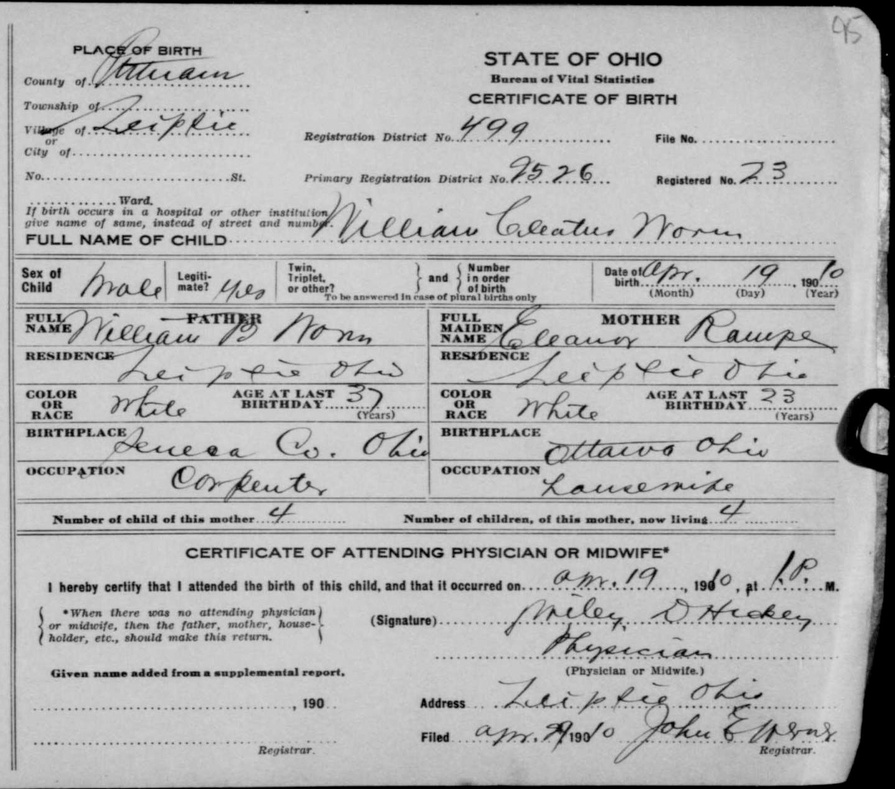
#> input picture data/DiverseDocuments-Refined/Birth1.jpg, 895 x 789 px, shrunk from 1443 x 1272 before the run
$ python -i image_warper.py   (imports and definitions only)
#> lines starting #> are read from the running program, lines starting #| are printed output that depends on the picture
#> further down, picture is the input picture: shape (789, 895, 3); min 0, max 225, mean 179
from __future__ import print_function
import cv2
import numpy as np
from scipy.interpolate import griddata

# [107 lines left out: function warp_images, not called in this run]

def warp_image(img, borderValue=(255,255,255), config={}):
    # TODO: Allow for random variation!!
#> called with borderValue = (255, 255, 255)
    random_intervals = config.get("random_intervals", False)
#> random_intervals = False
    warp_variance = config.get("warp_variance", -1.0)
#> warp_variance = -1
    warp_variance_max = config.get("warp_variance_max", warp_variance)
#> warp_variance_max = -1
    if warp_variance_max > warp_variance:
        warp_variance = np.random.random() * (warp_variance_max-warp_variance) + warp_variance
    if warp_variance >= 0:
        w_mesh_variance = warp_variance
        h_mesh_variance = warp_variance
    else:
        w_mesh_variance = config.get("w_mesh_variance", 1.0) #max(0, self.w_mesh_variance + self.w_mesh_variance * (self.variable_warp_variance * (random.random()-0.5)) * w_mesh_interval / self.w_mesh_interval)
#> w_mesh_variance = 1
        h_mesh_variance = config.get("h_mesh_variance", 1.0) #max(0, self.h_mesh_variance + self.h_mesh_variance * (self.variable_warp_variance * (random.random()-0.5)) * h_mesh_interval / self.h_mesh_interval)
#> h_mesh_variance = 1

    mesh_interval = config.get("mesh_interval", -1)
#> mesh_interval = -1
    mesh_interval_max = config.get("mesh_interval_max", mesh_interval)
#> mesh_interval_max = -1
    if mesh_interval_max > mesh_interval:
        mesh_interval = np.random.random() * (mesh_interval_max-mesh_interval) + mesh_interval
    if mesh_interval > 0:
        w_mesh_interval = mesh_interval
        h_mesh_interval = mesh_interval
    else:
        w_mesh_interval = config.get("w_mesh_interval", 10) # max(1,self.w_mesh_interval + (self.variable_warp_spacing * (random.random()-0.5) * self.w_mesh_interval))
#> w_mesh_interval = 10
        h_mesh_interval = config.get("h_mesh_interval", 10) # max(1,self.h_mesh_interval + (self.variable_warp_spacing * (random.random()-0.5) * self.h_mesh_interval))
#> h_mesh_interval = 10

    width_center_variance = config.get('width_center_variance', 0.05)
#> width_center_variance = 0.05
    height_center_variance = config.get('height_center_variance', 0.05)
#> height_center_variance = 0.05

    #print("Warping by amounts ", h_mesh_variance, w_mesh_variance)

    h, w = img.shape[:2]
#> h = 789; w = 895
    ###### Make it so that it is an even interval close to the requested ######
    w_ratio = w / float(w_mesh_interval)
#> w_ratio = 89.5
    h_ratio = h / float(h_mesh_interval)
#> h_ratio = 78.9

    w_ratio = max(1, round(w_ratio))
#> w_ratio = 90
    h_ratio = max(1, round(h_ratio))
#> h_ratio = 79

    w_mesh_interval = w / w_ratio
#> w_mesh_interval = 9.94
    h_mesh_interval = h / h_ratio
#> h_mesh_interval = 9.99
    ###########################################################################

    w_scale_factor = 1.0 #(np.random.random() * 0.25) + 1.0 - 0.25 / 2.0
    w_scale_factor = min(1.0, w_scale_factor)
    c_i = w/2 - np.random.normal(0.25, height_center_variance) * w
#> c_i = 144.8

    h_scale_factor = 1.0
    c_j = h/2 - np.random.normal(0.25, width_center_variance) * h
#> c_j = 181.5

    new_width = int(w_scale_factor * w)
#> new_width = 895
    grid_x, grid_y = np.mgrid[0:h, 0:new_width]

    source = []
    for i in np.arange(0, h+0.0001, h_mesh_interval):
        # print(i)
        for j in np.arange(0, w+0.0001, w_mesh_interval):
            source.append((i,j))

    destination = []
    for i, j in source:

        r_i, r_j = i, j

        r_i = np.random.normal(r_i, h_mesh_variance)
        r_i = h_scale_factor * r_i + c_i - h_scale_factor * c_i

        # Don't use the center because it makes sense that the word starts
        # at the beginning of the line
        r_j = np.random.normal(r_j, w_mesh_variance)
        r_j = w_scale_factor * r_j

        destination.append((r_i, r_j))
#> this loop made 7280 passes
#> (r_i, r_j) on passes 1 to 3: (0.979, 2.24), (1.87, 8.97), (0.95, 19.74)
#> after the loop, destination = 7280 pairs, first value -2.55 to 791.5, second value -2.66 to 897

    grid_z = griddata(destination, source, (grid_x, grid_y), method='linear')
    map_x = np.append([], [ar[:,1] for ar in grid_z]).reshape(h,new_width)
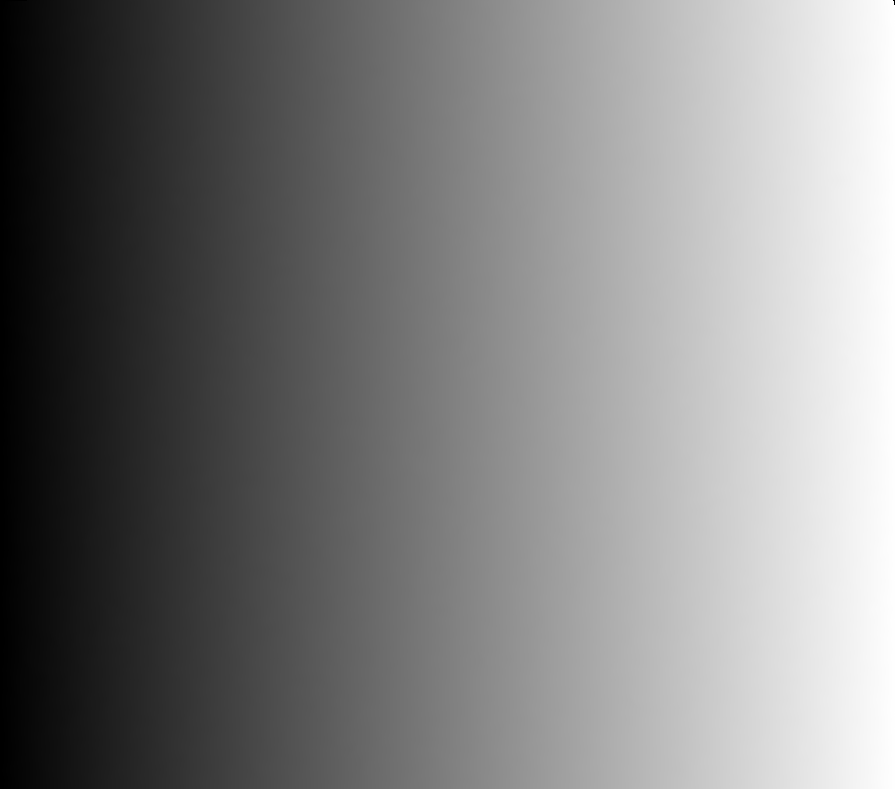
#> map_x: shape (789, 895) float64; 0.01% of the values are NaN or infinite; the others: min 0, max 895, mean 447; drawn with min black, max white, NaN and infinite black
    map_y = np.append([], [ar[:,0] for ar in grid_z]).reshape(h,new_width)
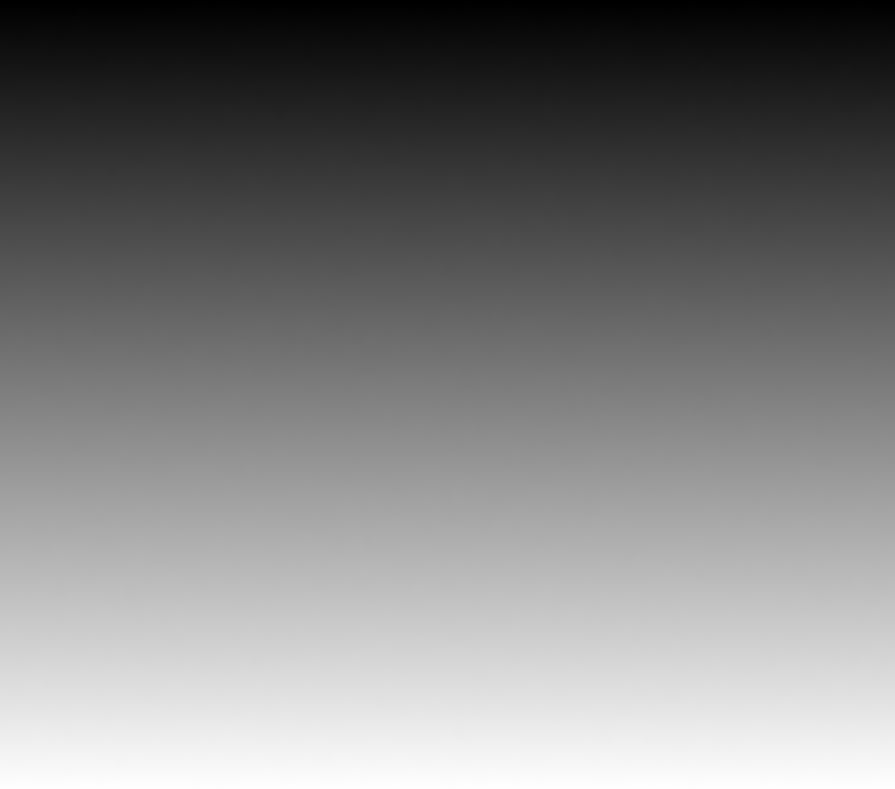
#> map_y: shape (789, 895) float64; 0.01% of the values are NaN or infinite; the others: min 0, max 789, mean 394; drawn with min black, max white, NaN and infinite black
    map_x_32 = map_x.astype('float32')
    map_y_32 = map_y.astype('float32')

    # Smooth the displacement field with a Gaussian kernel
    warp_smoothing_variance = config.get("warp_smoothing_variance", 0.0)
#> warp_smoothing_variance = 0
    if warp_smoothing_variance > 0:
        kernel_dim = int(warp_smoothing_variance * 4.0 + 0.5)
        kernel = create_2d_gaussian(kernel_dim, warp_smoothing_variance)
        map_x_32 = convolve2d(map_x_32, kernel)
        map_y_32 = convolve2d(map_y_32, kernel)

    warped = cv2.remap(img, map_x_32, map_y_32, cv2.INTER_LINEAR, borderValue=borderValue) #(255,255,255))
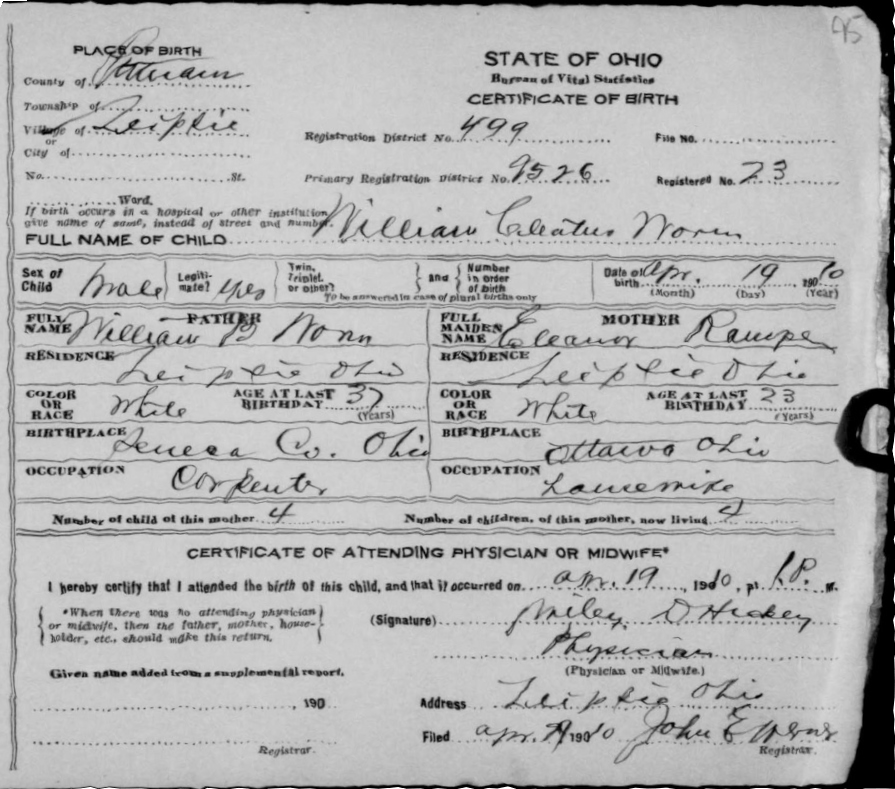
#> warped: shape (789, 895, 3); min 0, max 255, mean 179.2
    width = img.shape[1]
#> width = 895
    height = img.shape[0]
#> height = 789
    pad_w = width-warped.shape[1]
#> pad_w = 0
    pad_h = height-warped.shape[0]
#> pad_h = 0
    pad_t = pad_h/2
#> pad_t = 0
    pad_b = pad_h - pad_t
#> pad_b = 0
    pad_l = pad_w / 2
#> pad_l = 0
    pad_r = pad_w - pad_l
#> pad_r = 0
    if len(img.shape) == 2:
        warped = np.pad(warped, ((pad_t,pad_b), (pad_l, pad_r)), mode='constant', constant_values=1.0)
    else:
#> (the run stopped early here; a loop or call above may not have finished)

$ run again, on data/DiverseDocuments-Refined/Census1.jpg
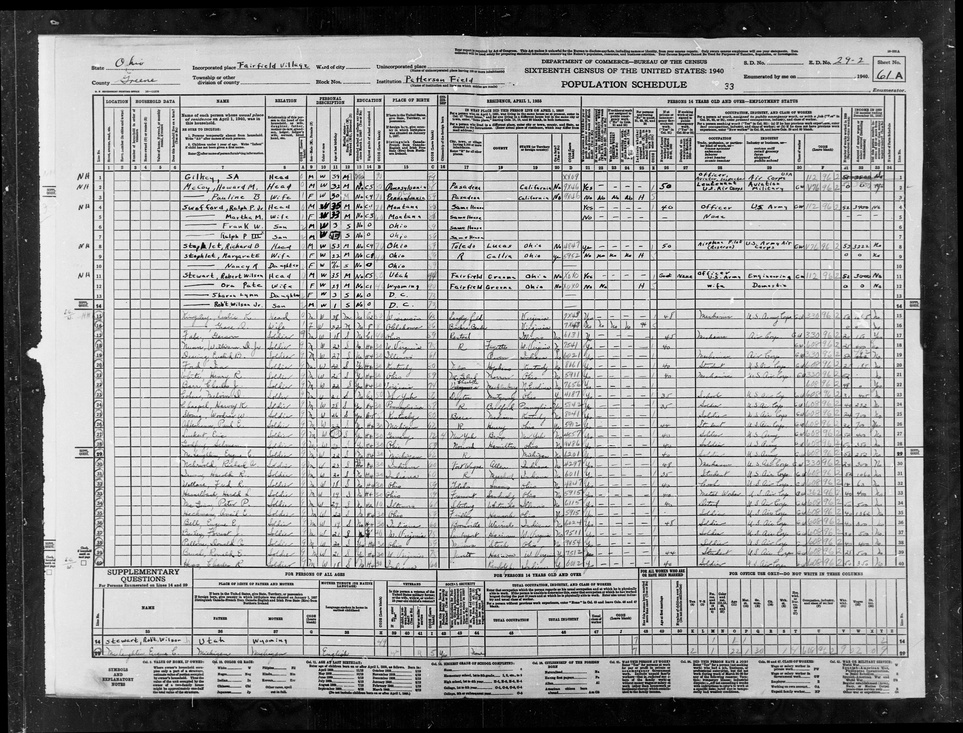
#> input picture data/DiverseDocuments-Refined/Census1.jpg, 963 x 733 px, shrunk from 6274 x 4775 before the run
#> picture is the input picture: shape (733, 963, 3); min 0, max 255, mean 158.7
#> random_intervals = False
#> warp_variance = -1
#> w_mesh_variance = 1
#> mesh_interval = -1
#> in warp_image, `w_mesh_interval = config.get("w_mesh_interval", 10)`: w_mesh_interval = 10
#> width_center_variance = 0.05
#> in warp_image, `w_ratio = w / float(w_mesh_interval)`: w_ratio = 96.3
#> in warp_image, `h_ratio = h / float(h_mesh_interval)`: h_ratio = 73.3
#> in warp_image, `w_ratio = max(1, round(w_ratio))`: w_ratio = 96
#> in warp_image, `h_ratio = max(1, round(h_ratio))`: h_ratio = 73
#> in warp_image, `w_mesh_interval = w / w_ratio`: w_mesh_interval = 10.03
#> in warp_image, `h_mesh_interval = h / h_ratio`: h_mesh_interval = 10.04
#> c_i = 155.8
#> c_j = 168.6
#> the loop in warp_image, `for i, j in source: ` made 7178 passes
#> (r_i, r_j) on passes 1 to 3: (0.979, 2.24), (1.87, 9.05), (0.95, 19.91)
#> after the loop in warp_image, `for i, j in source:`: destination = 7178 pairs, first value -2.55 to 735.8, second value -2.19 to 965
#> warp_smoothing_variance = 0
#> in warp_image, `warped = cv2.remap(img, map_x_32, map_y_32, cv2.INTER_LINEAR, borderVa..`:
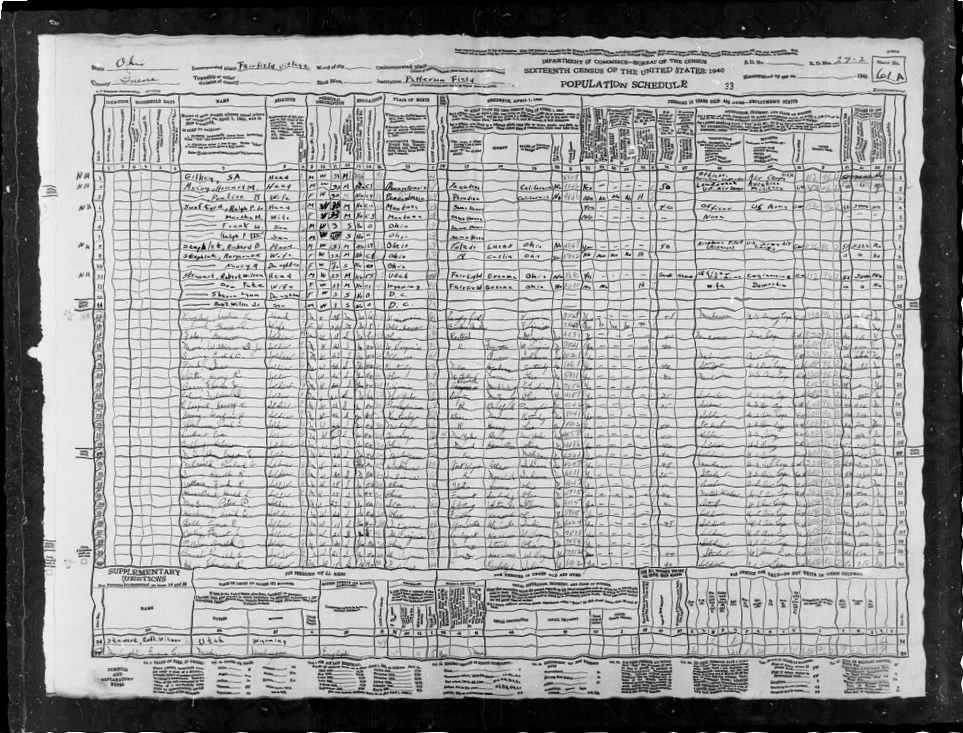
#> warped: shape (733, 963, 3); min 0, max 255, mean 158.9
